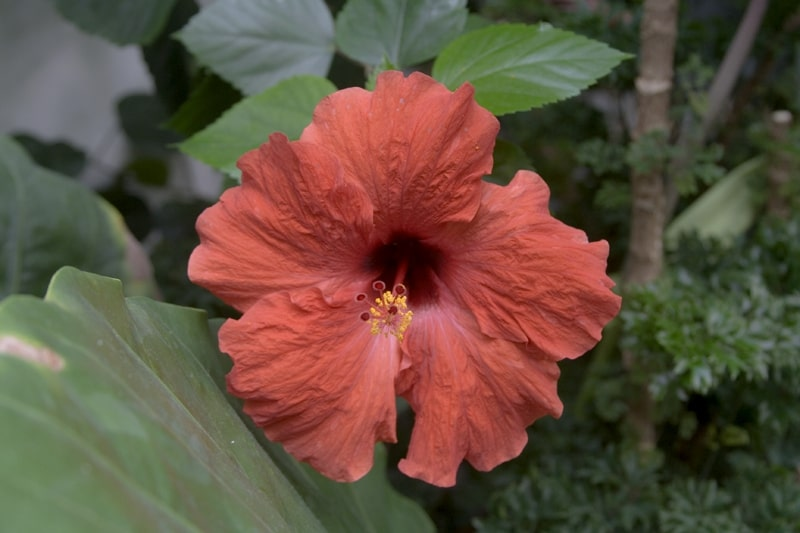
//> input picture openCV/img/CC_src.jpg, 800 x 533 px
$ ./demhist img/CC_src.jpg   (built with g++ and OpenCV 4)
//> lines starting //> are read from the running program, lines starting //| are printed output that depends on the picture; after the words box and inside, x2 and y2 are one past the last pixel; in counts of white or black regions, pixels touching at a corner belong together
#include "opencv2/core/utility.hpp"
#include "opencv2/imgproc.hpp"
#include "opencv2/imgcodecs.hpp"
#include "opencv2/highgui.hpp"
#include <iostream>

using namespace cv;
using namespace std;

int _brightness = 100;
int _contrast = 100;
Mat image;

/* brightness/contrast callback function */
static void updateBrightnessContrast( int /*arg*/, void* ){
    int histSize = 64;
    int brightness = _brightness - 100;
    int contrast = _contrast - 100;

    double a, b;

    if( contrast > 0 ){
        double delta = 127.*contrast/100;
        a = 255./(255. - delta*2);
        b = a*(brightness - delta);
    }

    else{
        double delta = -128.*contrast/100;
        a = (256.-delta*2)/255.;
        b = a*brightness + delta;
    }

    Mat dst, hist;

    image.convertTo(dst, CV_8U, a, b);
    imshow("image", dst);
    imwrite("demhist_output.jpg", dst);

    calcHist(&dst, 1, 0, Mat(), hist, 1, &histSize, 0);

    Mat histImage = Mat::ones(200, 320, CV_8U)*255;

    normalize(hist, hist, 0, histImage.rows, NORM_MINMAX, CV_32F);

    histImage = Scalar::all(255);
    int binW = cvRound((double)histImage.cols/histSize);

    for( int i = 0; i < histSize; i++ )
        rectangle( histImage, Point(i*binW, histImage.rows),
                   Point((i+1)*binW, histImage.rows - cvRound(hist.at<float>(i))),
                   Scalar::all(0), -1, 8, 0 );

    imshow("histogram", histImage);
    imwrite("demhistHistogram_result.jpg", histImage);
}
static void help(){
    cout << "\nThis program demonstrates the use of calcHist() -- histogram creation.\n"
              << "Usage: \n" << "demhist [image_name -- Defaults to baboon.jpg]" << endl;
}

const char* keys ={
    "{help h||}{@image|baboon.jpg|input image file}"
};

int main( int argc, const char** argv ){
    CommandLineParser parser(argc, argv, keys);

    if (parser.has("help")){
        help();
        return 0;
    }

    string inputImage = parser.get<string>(0);
    // Load the source image. HighGUI use.
    image = imread(samples::findFile(inputImage), IMREAD_GRAYSCALE);
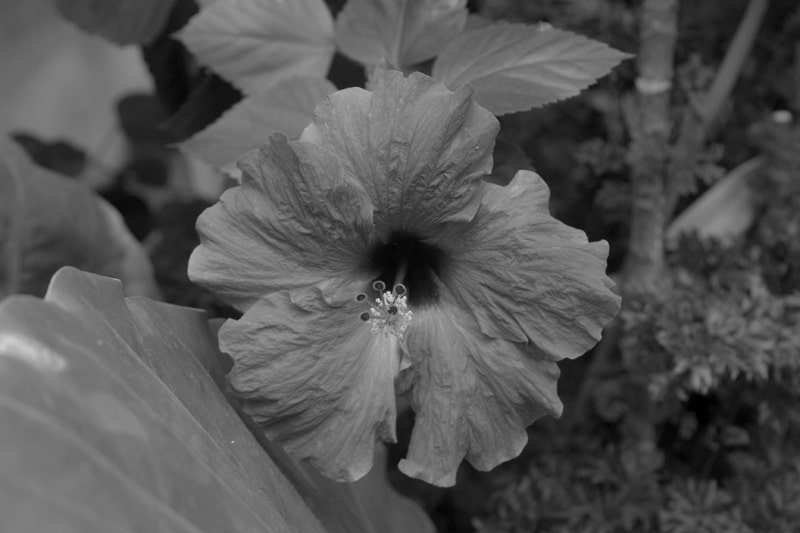
//> image: 533 rows x 800 cols, CV_8UC1; min 0, max 216, mean 84.5

    if(image.empty()){
        cerr << "Cannot read image file: " << inputImage << endl;
        return -1;
    }

    namedWindow("image", 0);
    namedWindow("histogram", 0);

    createTrackbar("brightness", "image", &_brightness, 200, updateBrightnessContrast);
    createTrackbar("contrast", "image", &_contrast, 200, updateBrightnessContrast);

    updateBrightnessContrast(50, 0);
//> in updateBrightnessContrast, `calcHist(&dst, 1, 0, Mat(), hist, 1, &histSize, 0);`: hist = 64 values, max 26354 at index 29, min 0 at index 55, mean 6662.5
//> in updateBrightnessContrast, `normalize(hist, hist, 0, histImage.rows, NORM_MINMAX, CV_32F);`: hist = 64 values, max 200 at index 29, min 0 at index 55, mean 50.56
//> after the loop in updateBrightnessContrast, `for( int i = 0; i < histSize; i++ )`:
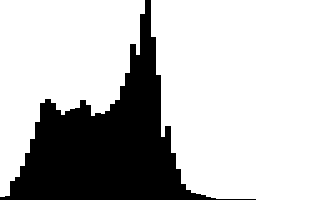
//> histImage: 200 rows x 320 cols, CV_8UC1; 74.3% white; 1 black region, box (x1, y1, x2, y2) and area: (0, 0, 256, 200) 16435
    updateBrightnessContrast(75, 0);

    waitKey();

    return 0;
}

$ run again, on openCV/img/MT_dst.jpg
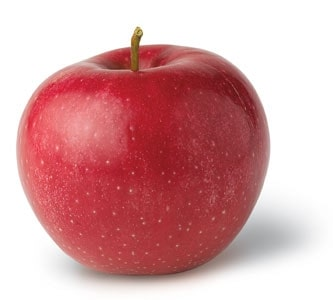
//> input picture openCV/img/MT_dst.jpg, 333 x 300 px
//> `image = imread(samples::findFile(inputImage), IMREAD_GRAYSCALE);`:
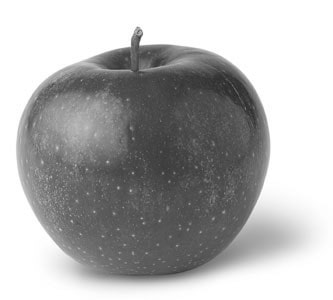
//> image: 300 rows x 333 cols, CV_8UC1; min 35, max 255, mean 177.6
//> in updateBrightnessContrast, `calcHist(&dst, 1, 0, Mat(), hist, 1, &histSize, 0);`: hist = 64 values, max 41957 at index 63, min 0 at index 0, mean 1560.9
//> in updateBrightnessContrast, `normalize(hist, hist, 0, histImage.rows, NORM_MINMAX, CV_32F);`: hist = 64 values, max 200 at index 63, min 0 at index 0, mean 7.44
//> after the loop in updateBrightnessContrast, `for( int i = 0; i < histSize; i++ )`:
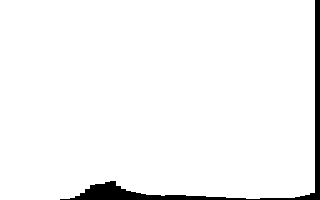
//> histImage: 200 rows x 320 cols, CV_8UC1; 96.3% white; 1 black region, box (x1, y1, x2, y2) and area: (60, 0, 320, 200) 2399
